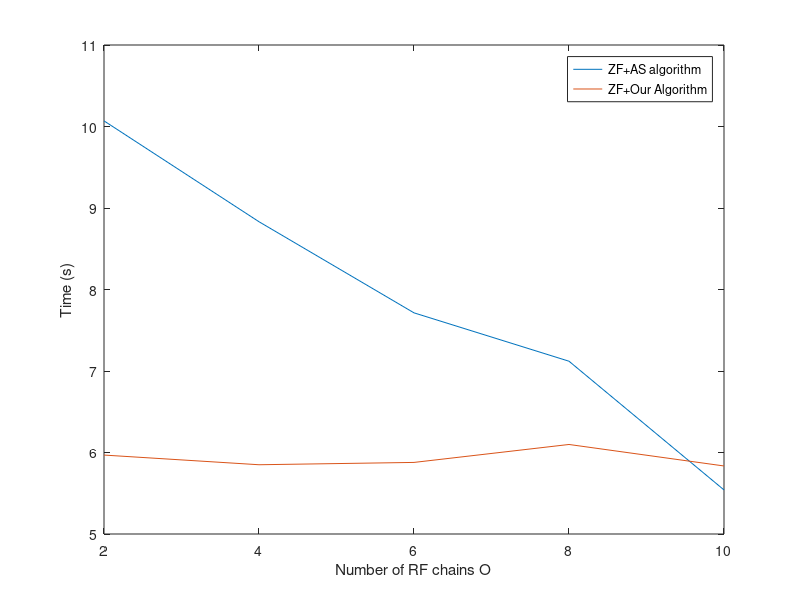

The MATLAB script that drew this image:
O=2:2:10;
time_zf=[5.968543783	5.849813437	5.878325996	6.098526723	5.834788009];
time_zfas=[10.06909235	8.831538783	7.713535383	7.12003781	5.540798308];
figure;
plot(O,time_zfas); hold on;
plot(O,time_zf);
xlabel("Number of RF chains O");
ylabel("Time (s)");
legend("ZF+AS algorithm","ZF+Our Algorithm");
